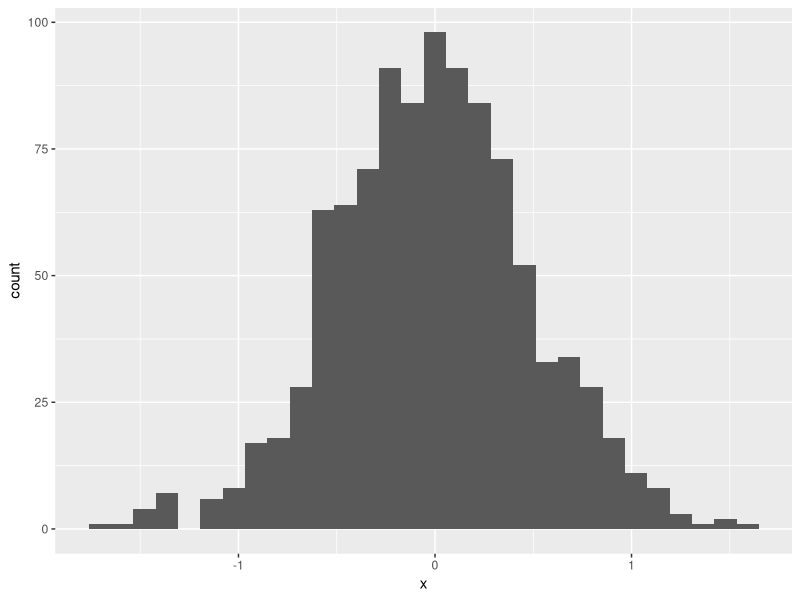
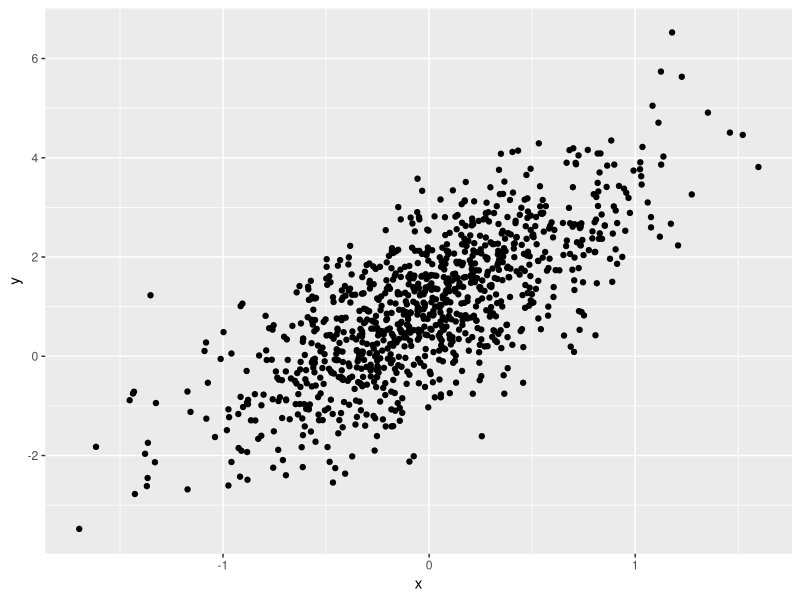
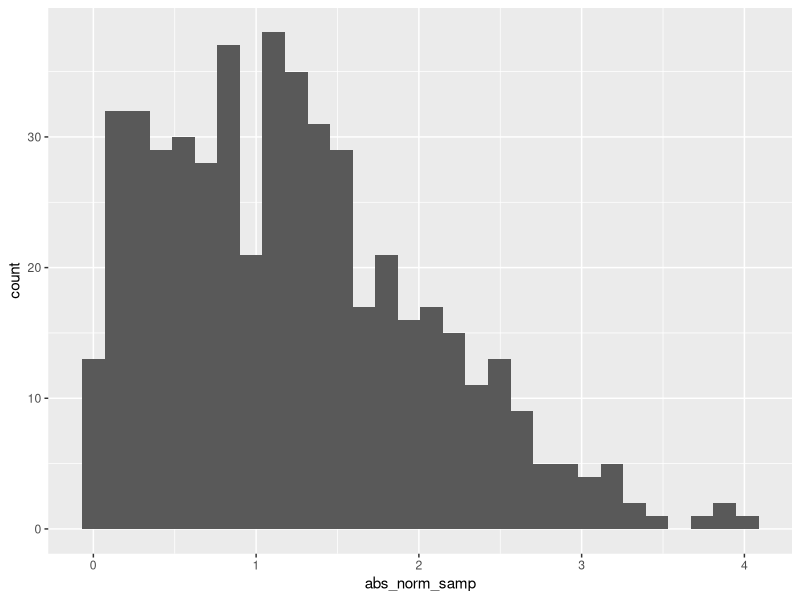

Here is the R script that generated these plots, in order:
## ---- chunk 1
samp = rnorm(100)
length(samp)
## ---- chunk 2
library(tidyverse)

set.seed(1234)

plot_df=
  tibble(
    x = rnorm(1000, sd= 0.5),
    y = 1 + 2*x + rnorm(1000)
  )

ggplot(plot_df, aes(x=x)) +geom_histogram()

ggplot(plot_df, aes(x=x, y=y)) + geom_point()
## ---- chunk 3
library(tidyverse)

la_df = tibble(
  norm_samp = rnorm(500, mean= 1),
  norm_samp_pos = norm_samp > 0,
  abs_norm_samp = abs(norm_samp)
  )

ggplot(la_df, aes(x = abs_norm_samp)) + geom_histogram()
